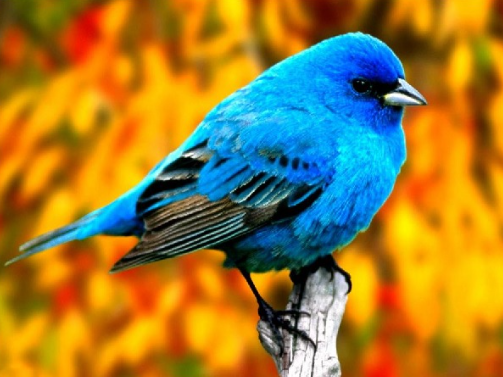
#> input picture Citra/citra_rgb.png, 503 x 377 px, given in place of emboss3.png, which was not available
$ python EfekEmboss.py
#> lines starting #> are read from the running program, lines starting #| are printed output that depends on the picture; pictures that were not available may be replaced by others from this repository, and a replacement may not be noted
import cv2
import numpy as np
import matplotlib.pyplot as plt

# Baca citra grayscale
image = cv2.imread("emboss3.png", cv2.IMREAD_GRAYSCALE)
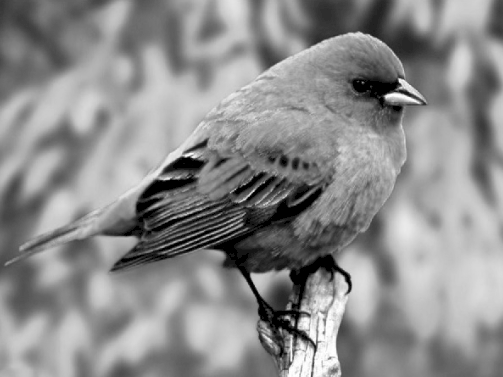
#> image: shape (377, 503); min 0, max 255, mean 140

if image is None:
    print("Gambar tidak ditemukan.")
    exit()

# Input derajat emboss
try:
    beta = int(input("Masukkan derajat emboss (beta): "))
#> the answer given: 3
except ValueError:
    print("Beta harus berupa bilangan bulat.")
    exit()

height, width = image.shape
#> height = 377; width = 503

# Padding 1 piksel agar bagian tepi tetap dapat diproses
padded = np.pad(image, 1, mode="edge")

# Membuat citra hasil
output_kiri = np.zeros((height, width), dtype=np.uint8)
output_kanan_atas = np.zeros((height, width), dtype=np.uint8)

# Membuat mask emboss
mask_kiri = np.array([
    [-beta, 0, beta],
    [-beta, 1, beta],
    [-beta, 0, beta]
])

mask_kanan_atas = np.array([
    [0, -beta, -beta],
    [beta, 1, -beta],
    [beta, beta, 0]
])

# Proses setiap piksel
for y in range(height):
    for x in range(width):

        # Ambil window 3x3
        window = padded[y:y+3, x:x+3].astype(np.float32)

        # Emboss arah kiri
        hasil_kiri = np.sum(window * mask_kiri)
        output_kiri[y, x] = np.clip(hasil_kiri, 0, 255)

        # Emboss arah kanan atas
        hasil_kanan_atas = np.sum(window * mask_kanan_atas)
        output_kanan_atas[y, x] = np.clip(hasil_kanan_atas, 0, 255)
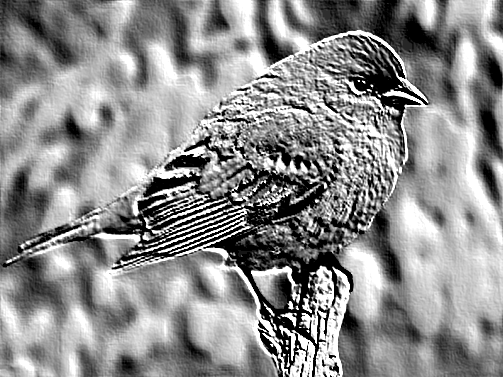
#> output_kanan_atas: shape (377, 503); min 0, max 255, mean 140.6
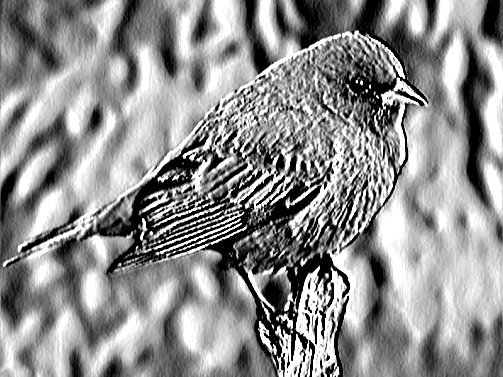
#> output_kiri: shape (377, 503); min 0, max 255, mean 143

# Simpan hasil
cv2.imwrite("hasil_emboss_kiri.jpg", output_kiri)
cv2.imwrite("hasil_emboss_kanan_atas.jpg", output_kanan_atas)

# Tampilkan hasil
fig, axes = plt.subplots(1, 3, figsize=(12, 5))

axes[0].imshow(image, cmap="gray", vmin=0, vmax=255)
axes[0].set_title("Citra Asli")
axes[0].axis("off")

axes[1].imshow(output_kiri, cmap="gray", vmin=0, vmax=255)
axes[1].set_title(f"Emboss Arah Kiri (β={beta})")
axes[1].axis("off")

axes[2].imshow(output_kanan_atas, cmap="gray", vmin=0, vmax=255)
axes[2].set_title(f"Emboss Arah Kanan Atas (β={beta})")
axes[2].axis("off")

plt.tight_layout()
plt.show()
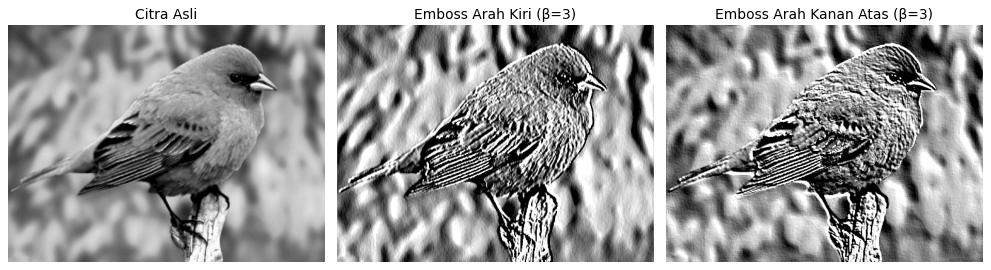
#> figure drawn by matplotlib, 3 panels
